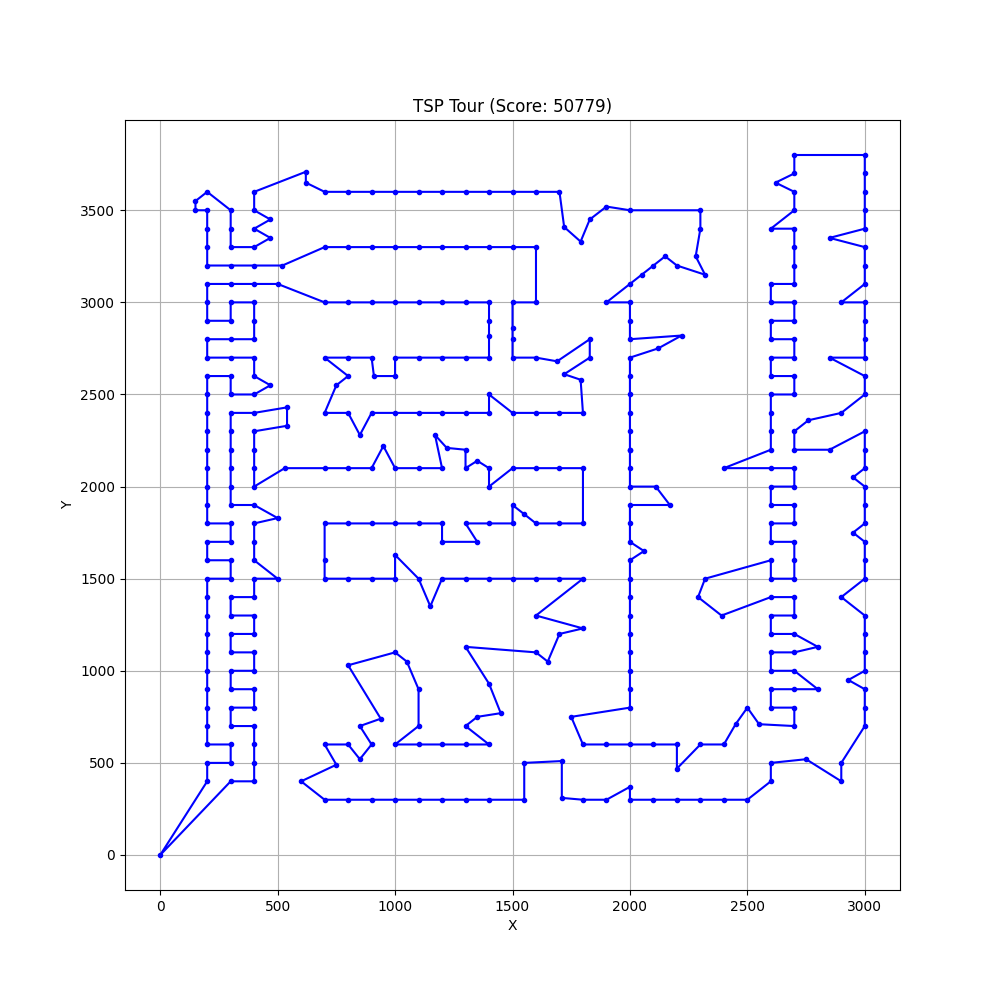

The Python source for this figure:
import sys
import math
import matplotlib.pyplot as plt

def read_coords(filepath):
    coords = []
    is_coord_section = False
    with open(filepath, 'r') as f:
        for line in f:
            tokens = line.strip().split()
            if not tokens:
                continue
            if tokens[0] == "NODE_COORD_SECTION":
                is_coord_section = True
                continue
            if tokens[0] == "EOF":
                break
            if is_coord_section:
                coords.append((float(tokens[1]), float(tokens[2])))
    return coords

def calc_score(coords, tour):
    score = 0
    n = len(tour)
    for i in range(n):
        u = tour[i]
        v = tour[(i + 1) % n]
        dx = coords[u][0] - coords[v][0]
        dy = coords[u][1] - coords[v][1]
        score += int(math.sqrt(dx * dx + dy * dy) + 0.5)
    return score

def main():
    if len(sys.argv) < 2:
        print("Usage: python visualizer.py <tsp_filepath>")
        sys.exit(1)

    filepath = sys.argv[1]
    coords = read_coords(filepath)

    input_data = sys.stdin.read().split()
    if not input_data:
        sys.exit(1)

    tour = [int(x) for x in input_data]

    score = calc_score(coords, tour)

    tour_x = [coords[i][0] for i in tour]
    tour_y = [coords[i][1] for i in tour]

    tour_x.append(coords[tour[0]][0])
    tour_y.append(coords[tour[0]][1])

    plt.figure(figsize=(10, 10))
    plt.plot(tour_x, tour_y, marker='.', linestyle='-', color='blue')
    
    plt.title(f"TSP Tour (Score: {score})")
    plt.xlabel("X")
    plt.ylabel("Y")
    plt.grid(True)
    plt.savefig('a.png')
    plt.show()

if __name__ == "__main__":
    main()
